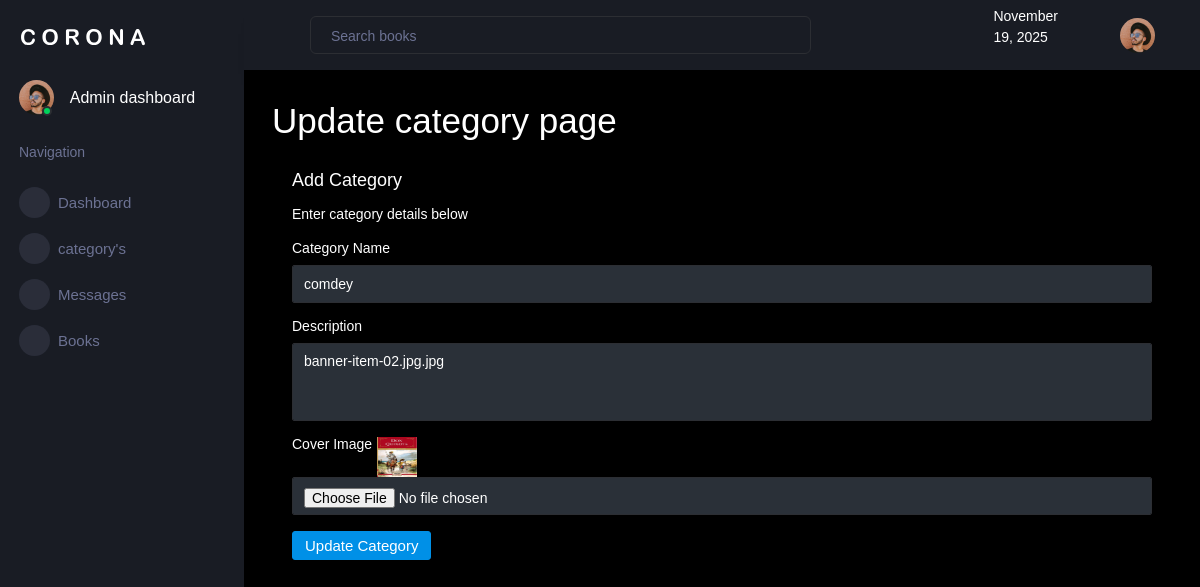
Page /book_shop_admin/edit_category/2/ on the committed database.
### adminapp/models.py (models this page shows, shortened)
class categorydb(models.Model):
    cat_name = models.CharField(max_length=100,null=True,blank=True)
    cat_description = models.CharField(max_length=100,null=True,blank=True)
    cat_cover_image = models.ImageField(upload_to="cover image",null=True,blank=True)

### adminapp/views.py (the view)
# urls.py: path('edit_category/<int:category_id>/', views.edit_category, name="edit_category"),
def edit_category(request,category_id):
    category = categorydb.objects.get(id=category_id)
    return  render(request,"edit_category.html",{'category':category})

### adminapp/templates/edit_category.html (shortened to what this page needs)
<!DOCTYPE html>
{% extends 'index.html'%}
{% block content %}
<html lang="en">
<head>
</head>
<body>
<h1> Update category page</h1>
<div class="card-body">
  <h4 class="card-title">Add Category</h4>
  <p class="card-description"> Enter category details below </p>
  <form class="forms-sample" method="POST" enctype="multipart/form-data" action="{% url 'update_category' cat_id=category.id %}">
    <div class="form-group">
      <label for="categoryName">Category Name</label>
      <input type="text" class="form-control" id="categoryName" name="name" placeholder="Enter category name" required value="{{ category.cat_name }}">
    </div>
    <div class="form-group">
      <label for="categoryDescription">Description</label>
      <textarea class="form-control" id="categoryDescription" name="description" rows="4" placeholder="Enter category description" required>{{ category.cat_description }}</textarea>
    </div>
    <div class="form-group">
      <label for="coverImage">Cover Image</label>
      <img src="{{ category.cat_cover_image.url }}" width="40px" height="40px">
      <input type="file" class="form-control" id="coverImage" name="cover_image" accept="image/*" required>
    </div>
    <button type="submit" class="btn btn-primary mr-2" name="submit_category">Update Category</button>
  </form>
</div>
</body>
</html>
{% endblock %}

### rows in the picture
categorydb: name "comdey", description "banner-item-02.jpg.jpg", cat_cover_image (picture)
